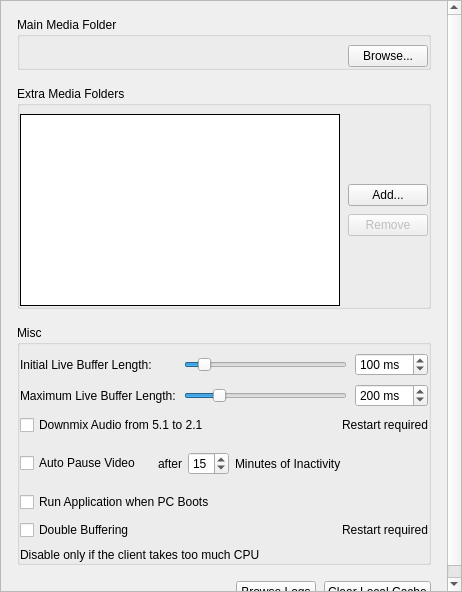
<?xml version="1.0" encoding="UTF-8"?>
<ui version="4.0">
 <class>GeneralPreferencesWidget</class>
 <widget class="QWidget" name="GeneralPreferencesWidget">
  <property name="geometry">
   <rect>
    <x>0</x>
    <y>0</y>
    <width>462</width>
    <height>592</height>
   </rect>
  </property>
  <property name="windowTitle">
   <string/>
  </property>
  <layout class="QVBoxLayout" name="verticalLayout" stretch="0">
   <property name="spacing">
    <number>0</number>
   </property>
   <property name="leftMargin">
    <number>0</number>
   </property>
   <property name="topMargin">
    <number>0</number>
   </property>
   <property name="rightMargin">
    <number>0</number>
   </property>
   <property name="bottomMargin">
    <number>0</number>
   </property>
   <item>
    <widget class="QScrollArea" name="scrollArea">
     <property name="horizontalScrollBarPolicy">
      <enum>Qt::ScrollBarAlwaysOff</enum>
     </property>
     <property name="widgetResizable">
      <bool>true</bool>
     </property>
     <property name="alignment">
      <set>Qt::AlignLeading|Qt::AlignLeft|Qt::AlignTop</set>
     </property>
     <widget class="QWidget" name="scrollAreaWidgetContents">
      <property name="geometry">
       <rect>
        <x>0</x>
        <y>0</y>
        <width>460</width>
        <height>590</height>
       </rect>
      </property>
      <layout class="QVBoxLayout" name="verticalLayout_2">
       <property name="spacing">
        <number>16</number>
       </property>
       <property name="leftMargin">
        <number>16</number>
       </property>
       <property name="topMargin">
        <number>16</number>
       </property>
       <property name="rightMargin">
        <number>16</number>
       </property>
       <property name="bottomMargin">
        <number>0</number>
       </property>
       <item>
        <widget class="QGroupBox" name="mainMediaFolderGroupBox">
         <property name="sizePolicy">
          <sizepolicy hsizetype="Preferred" vsizetype="Fixed">
           <horstretch>0</horstretch>
           <verstretch>0</verstretch>
          </sizepolicy>
         </property>
         <property name="title">
          <string>Main Media Folder</string>
         </property>
         <property name="flat">
          <bool>true</bool>
         </property>
         <layout class="QHBoxLayout" name="horizontalLayout_5">
          <property name="spacing">
           <number>8</number>
          </property>
          <property name="leftMargin">
           <number>0</number>
          </property>
          <property name="topMargin">
           <number>8</number>
          </property>
          <property name="rightMargin">
           <number>0</number>
          </property>
          <property name="bottomMargin">
           <number>0</number>
          </property>
          <item>
           <widget class="QLabel" name="mainMediaFolderLabel">
            <property name="text">
             <string/>
            </property>
           </widget>
          </item>
          <item>
           <widget class="QPushButton" name="browseMainMediaFolderButton">
            <property name="sizePolicy">
             <sizepolicy hsizetype="Fixed" vsizetype="Fixed">
              <horstretch>0</horstretch>
              <verstretch>0</verstretch>
             </sizepolicy>
            </property>
            <property name="text">
             <string>Browse...</string>
            </property>
           </widget>
          </item>
         </layout>
        </widget>
       </item>
       <item>
        <widget class="QGroupBox" name="extraMediaFoldersGroupBox">
         <property name="title">
          <string>Extra Media Folders</string>
         </property>
         <property name="flat">
          <bool>true</bool>
         </property>
         <layout class="QVBoxLayout" name="verticalLayout_5">
          <property name="spacing">
           <number>8</number>
          </property>
          <property name="leftMargin">
           <number>0</number>
          </property>
          <property name="topMargin">
           <number>8</number>
          </property>
          <property name="rightMargin">
           <number>0</number>
          </property>
          <property name="bottomMargin">
           <number>0</number>
          </property>
          <item>
           <layout class="QHBoxLayout" name="horizontalLayout_2">
            <property name="spacing">
             <number>8</number>
            </property>
            <item>
             <widget class="QListWidget" name="extraMediaFoldersList">
              <property name="frameShape">
               <enum>QFrame::Box</enum>
              </property>
              <property name="frameShadow">
               <enum>QFrame::Plain</enum>
              </property>
             </widget>
            </item>
            <item>
             <layout class="QVBoxLayout" name="verticalLayout_3">
              <property name="spacing">
               <number>8</number>
              </property>
              <item>
               <spacer name="verticalSpacer_3">
                <property name="orientation">
                 <enum>Qt::Vertical</enum>
                </property>
                <property name="sizeHint" stdset="0">
                 <size>
                  <width>10</width>
                  <height>10</height>
                 </size>
                </property>
               </spacer>
              </item>
              <item>
               <widget class="QPushButton" name="addExtraMediaFolderButton">
                <property name="text">
                 <string>Add...</string>
                </property>
               </widget>
              </item>
              <item>
               <widget class="QPushButton" name="removeExtraMediaFolderButton">
                <property name="enabled">
                 <bool>false</bool>
                </property>
                <property name="text">
                 <string>Remove</string>
                </property>
               </widget>
              </item>
              <item>
               <spacer name="verticalSpacer_4">
                <property name="orientation">
                 <enum>Qt::Vertical</enum>
                </property>
                <property name="sizeHint" stdset="0">
                 <size>
                  <width>10</width>
                  <height>10</height>
                 </size>
                </property>
               </spacer>
              </item>
             </layout>
            </item>
           </layout>
          </item>
         </layout>
        </widget>
       </item>
       <item>
        <widget class="QGroupBox" name="miscGroupBox">
         <property name="title">
          <string>Misc</string>
         </property>
         <property name="flat">
          <bool>true</bool>
         </property>
         <layout class="QGridLayout" name="gridLayout_2">
          <property name="leftMargin">
           <number>0</number>
          </property>
          <property name="topMargin">
           <number>8</number>
          </property>
          <property name="rightMargin">
           <number>0</number>
          </property>
          <property name="bottomMargin">
           <number>0</number>
          </property>
          <property name="spacing">
           <number>8</number>
          </property>
          <item row="2" column="0" colspan="2">
           <layout class="QHBoxLayout" name="pauseOnInactivityLayout" stretch="0,0,0">
            <item>
             <widget class="QCheckBox" name="pauseOnInactivityCheckBox">
              <property name="text">
               <string>Auto Pause Video</string>
              </property>
             </widget>
            </item>
            <item>
             <widget class="QWidget" name="idleTimeoutWidget" native="true">
              <layout class="QHBoxLayout" name="horizontalLayout_3">
               <item>
                <widget class="QLabel" name="idleTimeoutLabel1">
                 <property name="text">
                  <string>after</string>
                 </property>
                 <property name="buddy">
                  <cstring>idleTimeoutSpinBox</cstring>
                 </property>
                </widget>
               </item>
               <item>
                <widget class="QSpinBox" name="idleTimeoutSpinBox">
                 <property name="minimum">
                  <number>1</number>
                 </property>
                 <property name="maximum">
                  <number>60</number>
                 </property>
                 <property name="value">
                  <number>15</number>
                 </property>
                </widget>
               </item>
               <item>
                <widget class="QLabel" name="idleTimeoutLabel2">
                 <property name="text">
                  <string>Minutes of Inactivity</string>
                 </property>
                </widget>
               </item>
              </layout>
             </widget>
            </item>
            <item>
             <spacer name="horizontalSpacer_7">
              <property name="orientation">
               <enum>Qt::Horizontal</enum>
              </property>
              <property name="sizeHint" stdset="0">
               <size>
                <width>40</width>
                <height>20</height>
               </size>
              </property>
             </spacer>
            </item>
           </layout>
          </item>
          <item row="1" column="1" alignment="Qt::AlignRight">
           <widget class="QLabel" name="downmixWarningLabel">
            <property name="text">
             <string>Restart required</string>
            </property>
           </widget>
          </item>
          <item row="0" column="0" colspan="2">
           <layout class="QGridLayout" name="gridLayout">
            <item row="0" column="0">
             <widget class="QLabel" name="initialLiveBufferLengthLabel">
              <property name="text">
               <string>Initial Live Buffer Length:</string>
              </property>
              <property name="buddy">
               <cstring>initialLiveBufferLengthSlider</cstring>
              </property>
             </widget>
            </item>
            <item row="0" column="1">
             <widget class="QSlider" name="initialLiveBufferLengthSlider">
              <property name="minimum">
               <number>10</number>
              </property>
              <property name="maximum">
               <number>1000</number>
              </property>
              <property name="singleStep">
               <number>10</number>
              </property>
              <property name="pageStep">
               <number>100</number>
              </property>
              <property name="value">
               <number>100</number>
              </property>
              <property name="orientation">
               <enum>Qt::Horizontal</enum>
              </property>
             </widget>
            </item>
            <item row="0" column="2">
             <widget class="QSpinBox" name="initialLiveBufferLengthSpinBox">
              <property name="suffix">
               <string> ms</string>
              </property>
              <property name="minimum">
               <number>10</number>
              </property>
              <property name="maximum">
               <number>1000</number>
              </property>
              <property name="singleStep">
               <number>10</number>
              </property>
              <property name="value">
               <number>100</number>
              </property>
             </widget>
            </item>
            <item row="1" column="0">
             <widget class="QLabel" name="maximumLiveBufferLengthLabel">
              <property name="text">
               <string>Maximum Live Buffer Length:</string>
              </property>
              <property name="buddy">
               <cstring>maximumLiveBufferLengthSlider</cstring>
              </property>
             </widget>
            </item>
            <item row="1" column="1">
             <widget class="QSlider" name="maximumLiveBufferLengthSlider">
              <property name="minimum">
               <number>10</number>
              </property>
              <property name="maximum">
               <number>1000</number>
              </property>
              <property name="singleStep">
               <number>10</number>
              </property>
              <property name="pageStep">
               <number>100</number>
              </property>
              <property name="value">
               <number>200</number>
              </property>
              <property name="orientation">
               <enum>Qt::Horizontal</enum>
              </property>
             </widget>
            </item>
            <item row="1" column="2">
             <widget class="QSpinBox" name="maximumLiveBufferLengthSpinBox">
              <property name="suffix">
               <string> ms</string>
              </property>
              <property name="minimum">
               <number>10</number>
              </property>
              <property name="maximum">
               <number>1000</number>
              </property>
              <property name="singleStep">
               <number>10</number>
              </property>
              <property name="value">
               <number>200</number>
              </property>
             </widget>
            </item>
           </layout>
          </item>
          <item row="4" column="1" alignment="Qt::AlignRight">
           <widget class="QLabel" name="doubleBufferRestartLabel">
            <property name="text">
             <string>Restart required</string>
            </property>
           </widget>
          </item>
          <item row="4" column="0">
           <widget class="QCheckBox" name="doubleBufferCheckbox">
            <property name="text">
             <string>Double Buffering</string>
            </property>
           </widget>
          </item>
          <item row="3" column="0">
           <widget class="QCheckBox" name="autoStartCheckBox">
            <property name="text">
             <string>Run Application when PC Boots</string>
            </property>
           </widget>
          </item>
          <item row="1" column="0">
           <widget class="QCheckBox" name="downmixAudioCheckBox">
            <property name="text">
             <string>Downmix Audio from 5.1 to 2.1</string>
            </property>
           </widget>
          </item>
          <item row="5" column="0" colspan="2">
           <widget class="QLabel" name="doubleBufferWarningLabel">
            <property name="text">
             <string>Disable only if the client takes too much CPU</string>
            </property>
            <property name="wordWrap">
             <bool>true</bool>
            </property>
           </widget>
          </item>
         </layout>
        </widget>
       </item>
       <item>
        <layout class="QHBoxLayout" name="horizontalLayout">
         <property name="spacing">
          <number>8</number>
         </property>
         <item>
          <spacer name="horizontalSpacer_2">
           <property name="orientation">
            <enum>Qt::Horizontal</enum>
           </property>
           <property name="sizeHint" stdset="0">
            <size>
             <width>40</width>
             <height>20</height>
            </size>
           </property>
          </spacer>
         </item>
         <item>
          <widget class="QPushButton" name="browseLogsButton">
           <property name="text">
            <string>Browse Logs</string>
           </property>
          </widget>
         </item>
         <item>
          <widget class="QPushButton" name="clearCacheButton">
           <property name="text">
            <string>Clear Local Cache</string>
           </property>
          </widget>
         </item>
        </layout>
       </item>
      </layout>
     </widget>
    </widget>
   </item>
  </layout>
 </widget>
 <tabstops>
  <tabstop>scrollArea</tabstop>
  <tabstop>browseMainMediaFolderButton</tabstop>
  <tabstop>extraMediaFoldersList</tabstop>
  <tabstop>addExtraMediaFolderButton</tabstop>
  <tabstop>removeExtraMediaFolderButton</tabstop>
  <tabstop>initialLiveBufferLengthSlider</tabstop>
  <tabstop>initialLiveBufferLengthSpinBox</tabstop>
  <tabstop>maximumLiveBufferLengthSlider</tabstop>
  <tabstop>maximumLiveBufferLengthSpinBox</tabstop>
  <tabstop>downmixAudioCheckBox</tabstop>
  <tabstop>idleTimeoutSpinBox</tabstop>
  <tabstop>autoStartCheckBox</tabstop>
  <tabstop>doubleBufferCheckbox</tabstop>
  <tabstop>browseLogsButton</tabstop>
  <tabstop>clearCacheButton</tabstop>
 </tabstops>
 <resources/>
 <connections/>
</ui>
